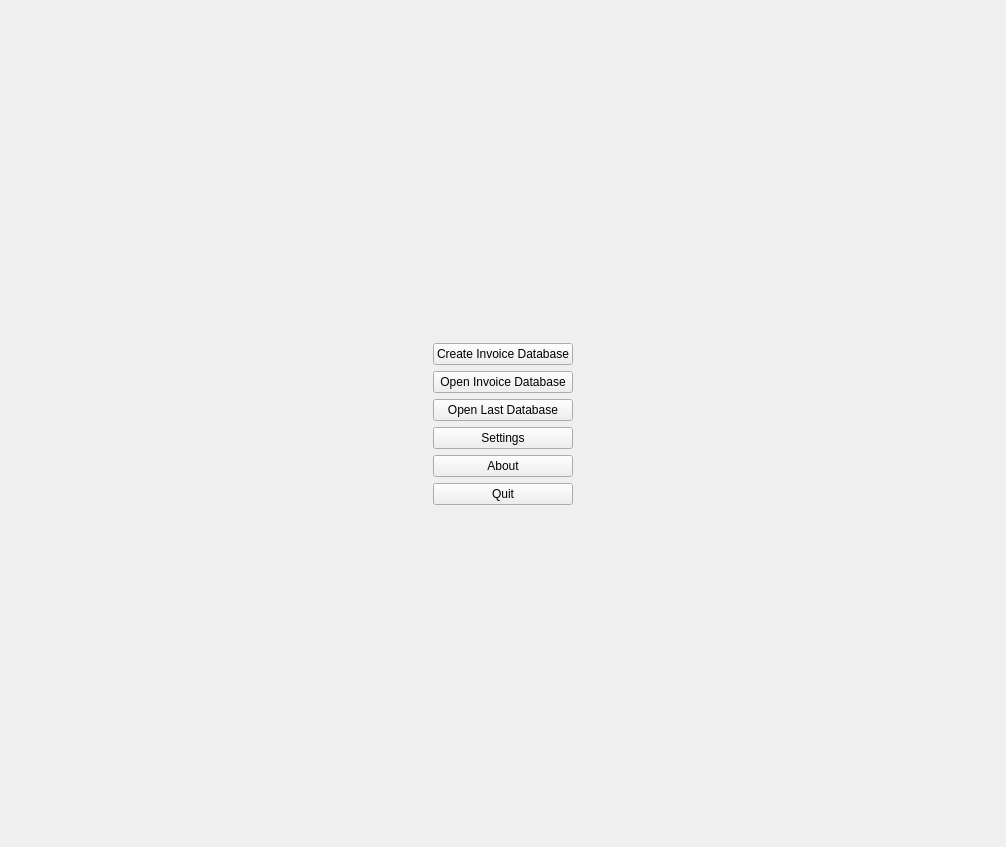
<?xml version="1.0" encoding="UTF-8"?>
<ui version="4.0">
 <class>MainWindow</class>
 <widget class="QMainWindow" name="MainWindow">
  <property name="geometry">
   <rect>
    <x>0</x>
    <y>0</y>
    <width>1006</width>
    <height>847</height>
   </rect>
  </property>
  <property name="windowTitle">
   <string>Invoice Manager</string>
  </property>
  <widget class="QWidget" name="centralwidget">
   <layout class="QVBoxLayout" name="verticalLayout_3">
    <item>
     <widget class="QStackedWidget" name="stackedWidget">
      <property name="currentIndex">
       <number>0</number>
      </property>
      <widget class="QWidget" name="startPage">
       <layout class="QVBoxLayout" name="verticalLayout_2">
        <item>
         <spacer name="verticalSpacer">
          <property name="orientation">
           <enum>Qt::Vertical</enum>
          </property>
          <property name="sizeHint" stdset="0">
           <size>
            <width>20</width>
            <height>366</height>
           </size>
          </property>
         </spacer>
        </item>
        <item>
         <layout class="QHBoxLayout" name="horizontalLayout">
          <item>
           <spacer name="horizontalSpacer">
            <property name="orientation">
             <enum>Qt::Horizontal</enum>
            </property>
            <property name="sizeHint" stdset="0">
             <size>
              <width>40</width>
              <height>20</height>
             </size>
            </property>
           </spacer>
          </item>
          <item>
           <layout class="QVBoxLayout" name="verticalLayout">
            <item>
             <widget class="QPushButton" name="createDbButton">
              <property name="text">
               <string>Create Invoice Database</string>
              </property>
             </widget>
            </item>
            <item>
             <widget class="QPushButton" name="openDbButton">
              <property name="text">
               <string>Open Invoice Database</string>
              </property>
             </widget>
            </item>
            <item>
             <widget class="QPushButton" name="openLastDbButton">
              <property name="text">
               <string>Open Last Database</string>
              </property>
             </widget>
            </item>
            <item>
             <widget class="QPushButton" name="settingsButton">
              <property name="text">
               <string>Settings</string>
              </property>
             </widget>
            </item>
            <item>
             <widget class="QPushButton" name="aboutButton">
              <property name="text">
               <string>About</string>
              </property>
             </widget>
            </item>
            <item>
             <widget class="QPushButton" name="quitButton">
              <property name="text">
               <string>Quit</string>
              </property>
             </widget>
            </item>
           </layout>
          </item>
          <item>
           <spacer name="horizontalSpacer_2">
            <property name="orientation">
             <enum>Qt::Horizontal</enum>
            </property>
            <property name="sizeHint" stdset="0">
             <size>
              <width>40</width>
              <height>20</height>
             </size>
            </property>
           </spacer>
          </item>
         </layout>
        </item>
        <item>
         <spacer name="verticalSpacer_2">
          <property name="orientation">
           <enum>Qt::Vertical</enum>
          </property>
          <property name="sizeHint" stdset="0">
           <size>
            <width>20</width>
            <height>365</height>
           </size>
          </property>
         </spacer>
        </item>
       </layout>
      </widget>
      <widget class="CreatePage" name="createPage"/>
      <widget class="MainPage" name="mainPage"/>
      <widget class="NewInvoicePage" name="newInvoicePage"/>
      <widget class="MorePage" name="morePage"/>
      <widget class="SettingsPage" name="settingsPage"/>
      <widget class="QWidget" name="aboutPage"/>
     </widget>
    </item>
   </layout>
  </widget>
 </widget>
 <customwidgets>
  <customwidget>
   <class>NewInvoicePage</class>
   <extends>QWidget</extends>
   <header>NewInvoicePage.h</header>
   <container>1</container>
  </customwidget>
  <customwidget>
   <class>MorePage</class>
   <extends>QWidget</extends>
   <header>MorePage.h</header>
   <container>1</container>
  </customwidget>
  <customwidget>
   <class>MainPage</class>
   <extends>QWidget</extends>
   <header>MainPage.h</header>
   <container>1</container>
  </customwidget>
  <customwidget>
   <class>CreatePage</class>
   <extends>QWidget</extends>
   <header>CreatePage.h</header>
   <container>1</container>
  </customwidget>
  <customwidget>
   <class>SettingsPage</class>
   <extends>QWidget</extends>
   <header>SettingsPage.h</header>
   <container>1</container>
  </customwidget>
 </customwidgets>
 <resources/>
 <connections/>
</ui>
